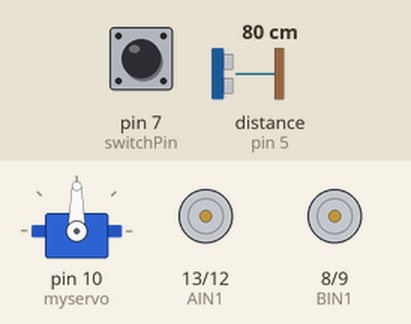
The sketch below on a simulated Arduino Uno, built with avr-gcc and run on an emulated ATmega328P. Parts: servo, motor-driver pin pairs drawn as motors (green arrow = first pin HIGH = forward, orange = second pin HIGH = backward, longer = more drive, scaled by the enable pin). The inputs (shaded band) are chosen by the test bench; at power-on: pin 7 (switchPin) HIGH, distance to the obstacle (sensor on pin 5) 80 cm. The echo pulse lasts 58.3 µs per cm; what the sketch prints to the serial monitor is not drawn.

Above: at 1.2 s.
1.3 s: pin 7 (switchPin) pulled LOW for 1 s
At 2.1 s:
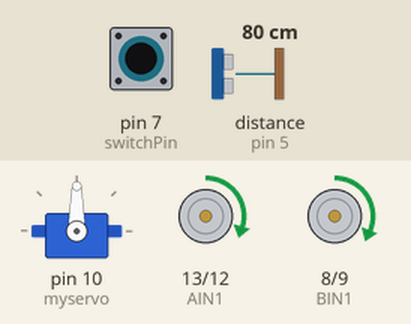
3.8 s: pin 7 (switchPin) pulled LOW for 0.15 s
At 5.2 s:
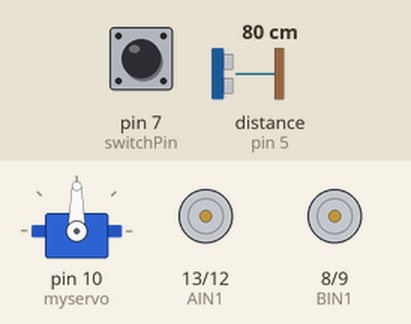
5.9 s: pin 7 (switchPin) driven LOW
At 7.1 s:
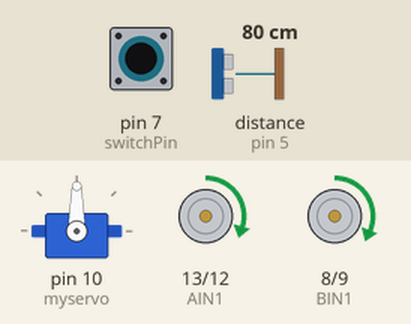
7.4 s: distance to the obstacle (sensor on pin 5) set to 37 cm
8.9 s: distance to the obstacle (sensor on pin 5) set to 30 cm
At 9.58 s:
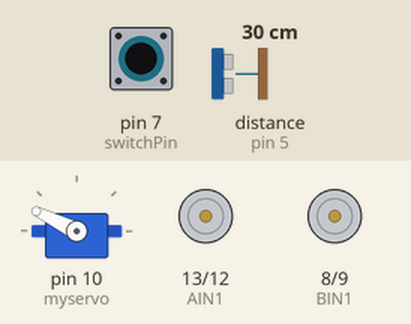
11.9 s: distance to the obstacle (sensor on pin 5) set to 35 cm
Timing chart, 0 to 15.5 s (numbered marks = the images above; inputs shaded):
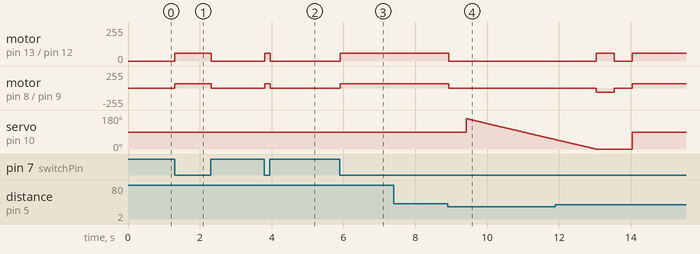

The sketch:

final_code.ino
```cpp
/*
* Object avoidance bot
*
* Yipee
*
* This robot sets the angle of the servo position (between 0 and 160 degrees)
* to the maximum distance sensed by the ultrasonic distance sensor.
* The robot then checks the maximum distance to see where to turn (L < 80, R > 80)
* or whether to go straight. Troubleshooting tips would include checking PWM pins,
* descreasing/increasing latency in the ultrasonic distance sensor readings,
* increasing/decreasing robot motor speed/delay and checking for syntax issues.
*/

#include <Servo.h>

//motor pins
const int AIN1 = 13;
const int AIN2 = 12;

//changed from 10 to 3 bcs servo library disables 10
const int PWMA = 11;
const int PWMB = 3;

const int BIN2 = 9;
const int BIN1 = 8;

//sensor pins
const int trigPin = 6;
const int echoPin = 5;

//pin for on/off switch
int switchPin = 7;

Servo myservo;

int servoPosition = 0;         //set init servo pos

//from example code
int backupTime = 200;
int turnTime = 100;
float distance = 0;

float measDist[160];

/********************************************************************************/

void setup() {

  pinMode(trigPin, OUTPUT);           //set the trig pin as output
  pinMode(echoPin, INPUT);            //set the echo pin as input
  pinMode(switchPin, INPUT_PULLUP);   //set the switch pin as input pull-up

  // Set motor control pins as outputs
  pinMode(AIN1, OUTPUT);
  pinMode(AIN2, OUTPUT);
  pinMode(PWMA, OUTPUT);
  pinMode(BIN1, OUTPUT);
  pinMode(BIN2, OUTPUT);
  pinMode(PWMB, OUTPUT);

  myservo.attach(10); //set servo to pin 10

  Serial.begin(9600);  //begin serial communication
  Serial.print("Okaaaay let's go...");
}

/********************************************************************************/

void loop() {
  //read switch, LOW is on HIGH is off
  if (digitalRead(switchPin) == LOW) {

    //reset servo position to front
    myservo.write(90);

    //move forward a bit (default), slow
    rightMotor(60);
    leftMotor(66);
    delay(20);

    //read dist sensor
    distance = getDistance();

    //if object is within 10 cm
    if (distance < 13) {

      //halt! (pause) a vagrant
      rightMotor(0);
      leftMotor(0);
      delay(500);

      //find biggest distance
      int maxIndex = findMaxDist();

      //turn to biggest distance
      if (maxIndex < 80) {

        turnLeft();

      } else if (maxIndex > 80) {

        turnRight();

      } else {

        //by default move forward
        rightMotor(30);
        leftMotor(36);
      }

      //wait after turn to re-adjust sensor positioning
      delay(500);
    }
  } else {
    //switch not on LOW --> stop
    Serial.print("STOP the motors!");
    rightMotor(0);
    leftMotor(0);
  }
}

/********************************************************************************/

int findMaxDist() {

  int maxIndex = 0;         //index of the maximum distance
  float maxDistance = 0;    //the actual maximum distance

  //sweep servo from 0 to 160 degrees (not 180, as per booklet, puts too much stress on sensor)
  for (int pos = 160; pos >= 0; pos--) {

    myservo.write(pos);               //move servo to the current position
    delay(20);                        //delay by 20 ms
    measDist[pos] = getDistance();

    //check if distance is the maximum
    if (measDist[pos] > maxDistance) {

      maxDistance = measDist[pos];
      maxIndex = pos;
    }
  }

  return maxIndex;
}

/********************************************************************************/

float getDistance() {
  //send pulse to trigger ultrasonic sensor
  digitalWrite(trigPin, HIGH);
  delayMicroseconds(8);
  digitalWrite(trigPin, LOW);

  //measure duration of pulse on echo pin
  float echoTime = pulseIn(echoPin, HIGH);

  //calculate the distance based on the time (from example code)
  float distance = echoTime / 148.0;
  return distance;
}

/********************************************************************************/

void rightMotor(int motorSpeed) {

  if (motorSpeed > 0) {

    digitalWrite(AIN1, HIGH);
    digitalWrite(AIN2, LOW);

  } else if (motorSpeed < 0) {

    digitalWrite(AIN1, LOW);
    digitalWrite(AIN2, HIGH);

  } else {

    digitalWrite(AIN1, LOW);
    digitalWrite(AIN2, LOW);

  }

  analogWrite(PWMA, abs(motorSpeed));
}

/********************************************************************************/

void leftMotor(int motorSpeed) {

  if (motorSpeed > 0) {

    digitalWrite(BIN1, HIGH);
    digitalWrite(BIN2, LOW);

  } else if (motorSpeed < 0) {

    digitalWrite(BIN1, LOW);
    digitalWrite(BIN2, HIGH);

  } else {

    digitalWrite(BIN1, LOW);
    digitalWrite(BIN2, LOW);

  }

  analogWrite(PWMB, abs(motorSpeed));
}

/********************************************************************************/

void turnLeft() {

  rightMotor(50);
  leftMotor(-50);
  delay(500);

  rightMotor(0);
  leftMotor(0);
}

/********************************************************************************/

void turnRight() {

  rightMotor(-50);
  leftMotor(50);
  delay(500);

  rightMotor(0);
  leftMotor(0);
}
```

Measured:
- the behaviour switches between 34 and 33 cm on distance to the obstacle (sensor on pin 5) (found by bisection; images 3 and 4)
- after the input at 1.3 s, motor on pin 13 (AIN1) / pin 12 (AIN2): stopped → forward 60/255 at once, → stopped 1.0 s later; motor on pin 8 (BIN1) / pin 9 (BIN2): stopped → forward 66/255 at once, → stopped 1.0 s later
- after the input at 3.8 s, motor on pin 13 (AIN1) / pin 12 (AIN2): stopped → forward 60/255 at once, → stopped 0.15 s later; motor on pin 8 (BIN1) / pin 9 (BIN2): stopped → forward 66/255 at once, → stopped 0.15 s later
- after the input at 5.9 s, motor on pin 13 (AIN1) / pin 12 (AIN2): stopped → forward 60/255 at once; motor on pin 8 (BIN1) / pin 9 (BIN2): stopped → forward 66/255 at once
- after the input at 7.4 s, every drawn part: stays the same
- after the input at 8.9 s, motor on pin 13 (AIN1) / pin 12 (AIN2): forward 60/255 → stopped at once; motor on pin 8 (BIN1) / pin 9 (BIN2): forward 66/255 → stopped at once
